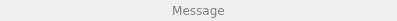
<?xml version="1.0" encoding="UTF-8"?>
<ui version="4.0">
 <class>ChatStatusMessage</class>
 <widget class="QWidget" name="ChatStatusMessage">
  <property name="geometry">
   <rect>
    <x>0</x>
    <y>0</y>
    <width>397</width>
    <height>21</height>
   </rect>
  </property>
  <property name="sizePolicy">
   <sizepolicy hsizetype="Preferred" vsizetype="Expanding">
    <horstretch>0</horstretch>
    <verstretch>0</verstretch>
   </sizepolicy>
  </property>
  <layout class="QVBoxLayout" name="verticalLayout">
   <property name="leftMargin">
    <number>0</number>
   </property>
   <property name="topMargin">
    <number>0</number>
   </property>
   <property name="rightMargin">
    <number>0</number>
   </property>
   <property name="bottomMargin">
    <number>0</number>
   </property>
   <item>
    <widget class="QLabel" name="label_message">
     <property name="sizePolicy">
      <sizepolicy hsizetype="Expanding" vsizetype="Expanding">
       <horstretch>0</horstretch>
       <verstretch>0</verstretch>
      </sizepolicy>
     </property>
     <property name="styleSheet">
      <string notr="true">#label_message {
color: gray;
font-family: Verdana;
padding: 3px 0px 3px 0px;
}</string>
     </property>
     <property name="text">
      <string notr="true">Message</string>
     </property>
     <property name="alignment">
      <set>Qt::AlignmentFlag::AlignCenter</set>
     </property>
     <property name="wordWrap">
      <bool>true</bool>
     </property>
     <property name="openExternalLinks">
      <bool>true</bool>
     </property>
     <property name="textInteractionFlags">
      <set>Qt::TextInteractionFlag::LinksAccessibleByMouse|Qt::TextInteractionFlag::TextSelectableByMouse</set>
     </property>
    </widget>
   </item>
  </layout>
 </widget>
 <resources/>
 <connections/>
</ui>
